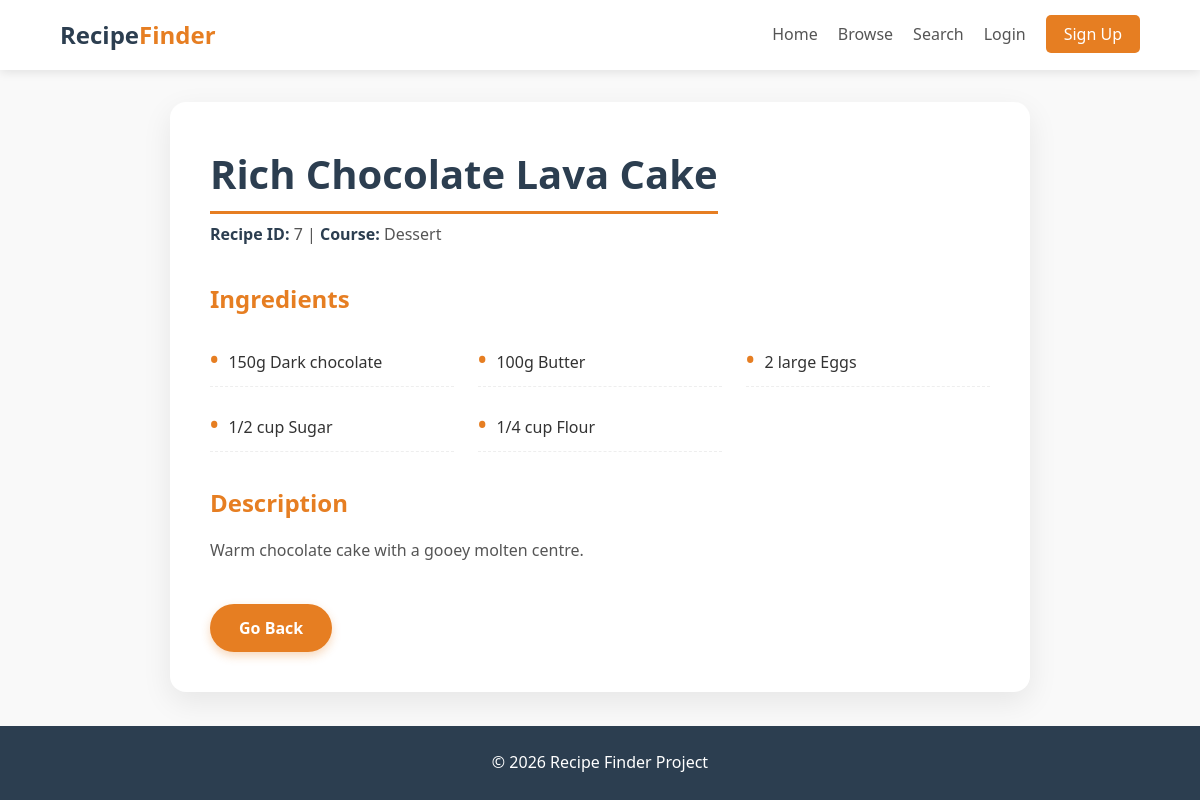
The app's page /recipes/recipe/7/ with its own data.
### recipes/models.py (models this page shows, shortened)
class Recipe(models.Model):
    COURSE_CHOICES = [
        ('Appetizers', 'Appetizers'),
        ('Main Course', 'Main Course'),
        ('Dessert', 'Dessert'),
        ('Beverages', 'Beverages'),
    ]
    id = models.CharField(max_length=20, primary_key=True)
    name = models.CharField(max_length=200, unique=True)
    course = models.CharField(max_length=20, choices=COURSE_CHOICES)
    description = models.TextField()
    image = models.ImageField(upload_to=recipe_image_upload_path, blank=True, null=True)
    created_by = models.ForeignKey(User, on_delete=models.SET_NULL, null=True, blank=True)
    created_at = models.DateTimeField(auto_now_add=True)
    updated_at = models.DateTimeField(auto_now=True)
    class Meta:
        ordering = ['name']

class Ingredient(models.Model):
    recipe = models.ForeignKey(Recipe, on_delete=models.CASCADE, related_name='ingredients')
    ingredient_id = models.CharField(max_length=20, blank=True)
    name = models.CharField(max_length=100, validators=[MinLengthValidator(2)])
    quantity = models.CharField(max_length=100)

### recipes/views.py (the view)
# urls.py: path('recipe/<str:pk>/', views.recipe_detail, name='recipe_detail'),
def recipe_detail(request, pk):
    recipe = get_object_or_404(Recipe, pk=pk)
    is_favorite = False
    if request.user.is_authenticated:
        is_favorite = Favorite.objects.filter(user=request.user, recipe=recipe).exists()
    return render(request, 'recipes/recipe_detail.html', {
        'recipe': recipe,
        'is_favorite': is_favorite,
    })

### accounts/context_processors.py (called while the page is built)
def account_nav(request):
    is_admin = False
    if request.user.is_authenticated and hasattr(request.user, 'profile'):
        is_admin = request.user.profile.account_type == 'admin'
    return {'user_is_admin': is_admin}

### templates/recipes/recipe_detail.html (shortened to what this page needs)
{% extends 'base.html' %}
{% load static %}
{% block extra_css %}
<link rel="stylesheet" href="{% static 'css/recipe-detail.css' %}">
{% endblock %}
{% block content %}
<div class="container">
    <div class="recipe-card">
        <h1>{{ recipe.name }}</h1>
        <p><strong>Recipe ID:</strong> {{ recipe.id }} | <strong>Course:</strong> {{ recipe.course }}</p>
        <h3>Ingredients</h3>
        <ul class="ingredients-list">
            {% for ing in recipe.ingredients.all %}
                <li>{{ ing.quantity }} {{ ing.name }}</li>
            {% endfor %}
        </ul>
        <h3>Description</h3>
        <p>{{ recipe.description }}</p>
        <button class="btn" onclick="history.back()">Go Back</button>
    </div>
</div>
{% endblock %}

### static_src/css/recipe-detail.css (style rules this page uses)
* { margin: 0; padding: 0; box-sizing: border-box; font-family: 'Segoe UI', Tahoma, Geneva, Verdana, sans-serif; }
body { background-color: #f9f9f9; color: #333; line-height: 1.6; min-height: 100vh; display: flex; flex-direction: column; }
.container { flex: 1; max-width: 900px; margin: 2rem auto; padding: 0 20px; width: 100%; }
.recipe-card { background: white; border-radius: 16px; box-shadow: 0 10px 30px rgba(0, 0, 0, 0.08); padding: 2.5rem; transition: transform 0.2s ease; }
.recipe-card h1 { color: #2c3e50; font-size: 2.5rem; margin-bottom: 0.5rem; border-bottom: 3px solid #e67e22; display: inline-block; padding-bottom: 5px; }
.recipe-card p { margin-bottom: 1.5rem; color: #555; }
.recipe-card strong { color: #2c3e50; font-weight: 600; }
.recipe-card h3 { margin: 2rem 0 1rem; color: #e67e22; font-size: 1.5rem; font-weight: 600; }
.ingredients-list { list-style: none; margin: 0 0 2rem; padding: 0; display: grid; grid-template-columns: repeat(auto-fill, minmax(220px, 1fr)); gap: 0.75rem 1.5rem; }
.ingredients-list li { padding: 0.5rem 0; border-bottom: 1px dashed #eee; font-size: 1rem; display: flex; align-items: baseline; }
.ingredients-list li::before { content: "•"; color: #e67e22; font-weight: bold; font-size: 1.4rem; margin-right: 10px; }
.btn { display: inline-block; background-color: #e67e22; color: white; border: none; padding: 12px 28px; border-radius: 40px; font-size: 1rem; font-weight: 600; text-decoration: none; cursor: pointer; transition: all 0.3s ease; box-shadow: 0 4px 10px rgba(230, 126, 34, 0.3); border: 1px solid transparent; margin-top: 1rem; }

### records on screen
Recipe: name "Rich Chocolate Lava Cake", id "7", course "Dessert", description "Warm chocolate cake with a gooey molten centre."
Ingredient: quantity "150g", name "Dark chocolate"
Ingredient: quantity "100g", name "Butter"
Ingredient: quantity "2 large", name "Eggs"
Ingredient: quantity "1/2 cup", name "Sugar"
Ingredient: quantity "1/4 cup", name "Flour"
